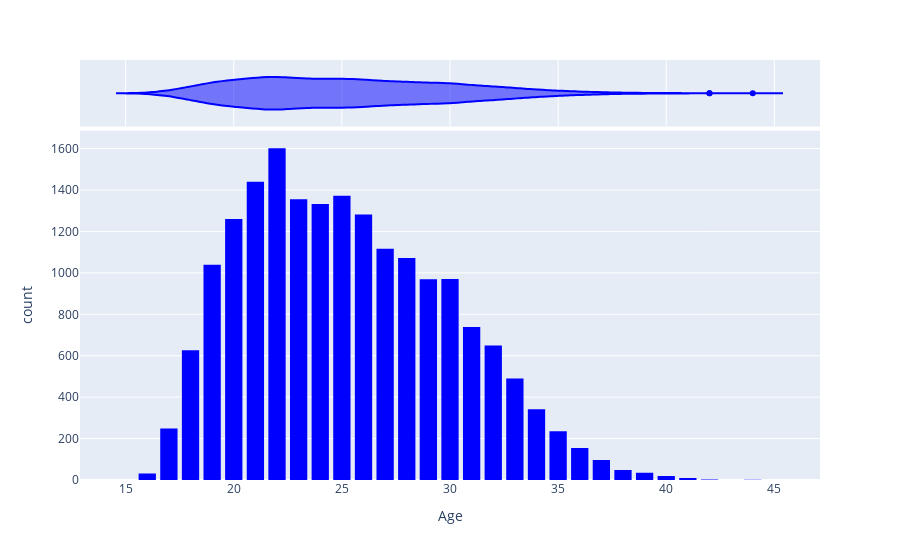

Notebook cell for this chart:
### Code cell
fig = px.histogram(fifa , 
x='Age' ,
barmode='stack' ,
marginal='violin',
color_discrete_sequence=['blue'],
labels={'count':''}
)
fig.update_layout(bargap =0.2)

### Figure 1 — Plotly figure (JSON) as saved in the notebook; plotly's stock layout.template omitted (floating-point values rounded to 4 significant figures; data arrays with more than 128 entries replaced by an {"elided": "..."} marker saying what was removed)
{"data": [{"alignmentgroup": "True", "bingroup": "x", "hovertemplate": "Age=%{x}<br>count=%{y}<extra></extra>", "legendgroup": "", "marker": {"color": "blue", "pattern": {"shape": ""}}, "name": "", "offsetgroup": "", "orientation": "v", "showlegend": false, "type": "histogram", "x": {"elided": "18539 int values"}, "xaxis": "x", "yaxis": "y"}, {"alignmentgroup": "True", "hovertemplate": "Age=%{x}<extra></extra>", "legendgroup": "", "marker": {"color": "blue"}, "name": "", "offsetgroup": "", "scalegroup": "x", "showlegend": false, "type": "violin", "x": {"elided": "18539 int values"}, "xaxis": "x2", "yaxis": "y2"}], "layout": {"bargap": 0.2, "barmode": "stack", "legend": {"tracegroupgap": 0}, "margin": {"t": 60}, "xaxis": {"anchor": "y", "domain": [0, 1], "title": {"text": "Age"}}, "xaxis2": {"anchor": "y2", "domain": [0, 1], "matches": "x", "showgrid": true, "showticklabels": false}, "yaxis": {"anchor": "x", "domain": [0, 0.8316], "title": {"text": "count"}}, "yaxis2": {"anchor": "x2", "domain": [0.8416, 1], "matches": "y2", "showgrid": false, "showline": false, "showticklabels": false, "ticks": ""}}}
